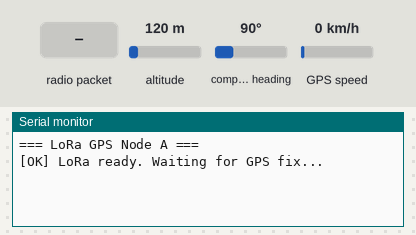
The sketch below on a simulated ESP32. Shown: the last lines printed to the serial monitor. The test bench sets the inputs (shaded band); at power-on: altitude 120 m, compass heading 90°, GPS speed 0 km/h. The GPS gets a fix after 3 s at 37.7749, -122.4194 with 8 satellites; no radio packets arrive unless stated.

Above: at 1.2 s.
1.3 s: radio packet "NO_FIX" arrives
At 1.8 s:
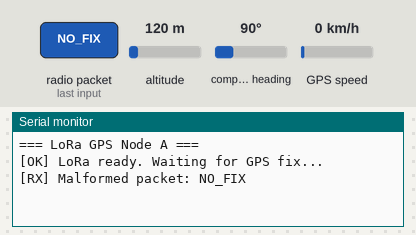
4.5 s: radio packet "1" arrives
At 5.4 s:
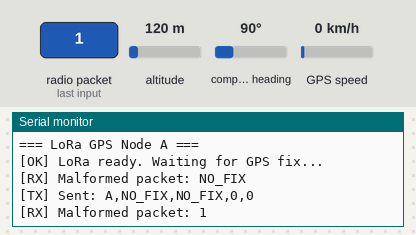
7.5 s: altitude set to 20 m
At 8.4 s:
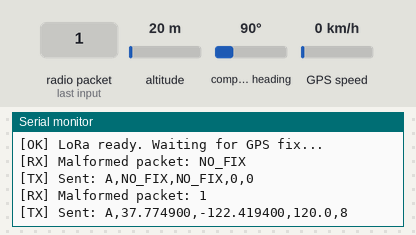
9.0 s: altitude set to 250 m
At 9.8 s:
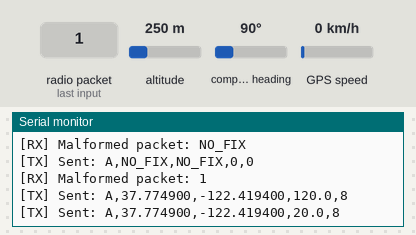

The sketch:

node_a.ino
```cpp
#include <SPI.h>
#include <LoRa.h>
#include <TinyGPSPlus.h>
#include <HardwareSerial.h>

// ── Pin definitions (match your wiring) ──────────────────────────
#define LORA_SCK   18
#define LORA_MOSI  23
#define LORA_MISO  19
#define LORA_CS     5
#define LORA_RST    4
#define LORA_DIO0   2

#define GPS_RX     16   // ESP32 RX2  ← GPS TX
#define GPS_TX     17   // ESP32 TX2  → GPS RX

#define NODE_ID    "A"  // ← Change to "B" on the second device

// ── Objects ──────────────────────────────────────────────────────
TinyGPSPlus gps;
HardwareSerial gpsSerial(2);   // UART2

// ── Timing ───────────────────────────────────────────────────────
unsigned long lastSend = 0;
const unsigned long SEND_INTERVAL = 3000;  // ms between transmissions

// ─────────────────────────────────────────────────────────────────
void setup() {
  Serial.begin(115200);
  while (!Serial);

  gpsSerial.begin(9600, SERIAL_8N1, GPS_RX, GPS_TX);

  Serial.println("=== LoRa GPS Node " NODE_ID " ===");

  SPI.begin(LORA_SCK, LORA_MISO, LORA_MOSI, LORA_CS);
  LoRa.setPins(LORA_CS, LORA_RST, LORA_DIO0);

  if (!LoRa.begin(433E6)) {        // 433 MHz — change to 868E6 / 915E6 if needed
    Serial.println("[ERROR] LoRa init failed! Check wiring.");
    while (true);
  }

  LoRa.setSpreadingFactor(9);      // SF9 — good balance of range vs speed
  LoRa.setSignalBandwidth(125E3);
  LoRa.setCodingRate4(5);
  LoRa.enableCrc();

  Serial.println("[OK] LoRa ready. Waiting for GPS fix...");
}

// ─────────────────────────────────────────────────────────────────
void loop() {
  // Feed GPS characters into TinyGPSPlus
  while (gpsSerial.available())
    gps.encode(gpsSerial.read());

  // ── Transmit own coordinates every SEND_INTERVAL ──────────────
  if (millis() - lastSend >= SEND_INTERVAL) {
    lastSend = millis();
    sendGPS();
  }

  // ── Check for incoming LoRa packet ───────────────────────────
  int packetSize = LoRa.parsePacket();
  if (packetSize) {
    receivePacket();
  }
}

// ─────────────────────────────────────────────────────────────────
void sendGPS() {
  String payload;

  if (gps.location.isValid() && gps.location.age() < 2000) {
    payload  = String(NODE_ID) + ",";
    payload += String(gps.location.lat(), 6) + ",";
    payload += String(gps.location.lng(), 6) + ",";
    payload += String(gps.altitude.isValid() ? gps.altitude.meters() : 0.0, 1) + ",";
    payload += String(gps.satellites.isValid() ? gps.satellites.value() : 0);
  } else {
    payload = String(NODE_ID) + ",NO_FIX,NO_FIX,0,0";
  }

  LoRa.beginPacket();
  LoRa.print(payload);
  LoRa.endPacket();

  Serial.print("[TX] Sent: ");
  Serial.println(payload);
}

// ─────────────────────────────────────────────────────────────────
void receivePacket() {
  String incoming = "";
  while (LoRa.available())
    incoming += (char)LoRa.read();

  int rssi = LoRa.packetRssi();
  float snr  = LoRa.packetSnr();

  // Parse: NodeID,lat,lng,alt,sats
  int c1 = incoming.indexOf(',');
  int c2 = incoming.indexOf(',', c1 + 1);
  int c3 = incoming.indexOf(',', c2 + 1);
  int c4 = incoming.indexOf(',', c3 + 1);

  if (c1 < 0) {
    Serial.println("[RX] Malformed packet: " + incoming);
    return;
  }

  String remoteID  = incoming.substring(0, c1);
  String latStr    = incoming.substring(c1 + 1, c2);
  String lngStr    = incoming.substring(c2 + 1, c3);
  String altStr    = incoming.substring(c3 + 1, c4);
  String satStr    = incoming.substring(c4 + 1);

  Serial.println("────────────────────────────────");
  Serial.println("[RX] Packet from Node " + remoteID);
  if (latStr == "NO_FIX") {
    Serial.println("  GPS: No fix yet");
  } else {
    Serial.println("  Latitude  : " + latStr + "°");
    Serial.println("  Longitude : " + lngStr + "°");
    Serial.println("  Altitude  : " + altStr + " m");
    Serial.println("  Satellites: " + satStr);
  }
  Serial.println("  RSSI      : " + String(rssi) + " dBm");
  Serial.println("  SNR       : " + String(snr,  1) + " dB");
  Serial.println("────────────────────────────────");
}
```

Measured:
- after the input at 1.3 s, the serial monitor: prints a new line at once (image 1)
- after the input at 4.5 s, the serial monitor: prints a new line at once (image 2)
